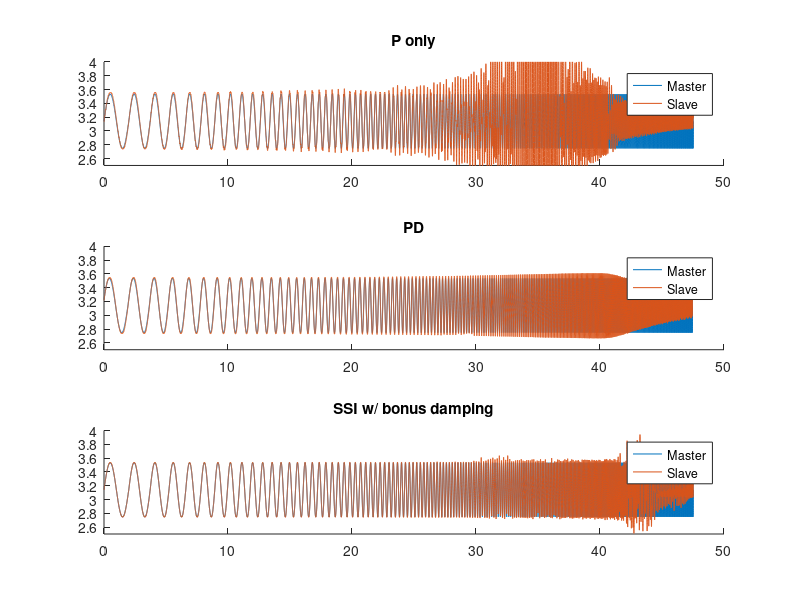
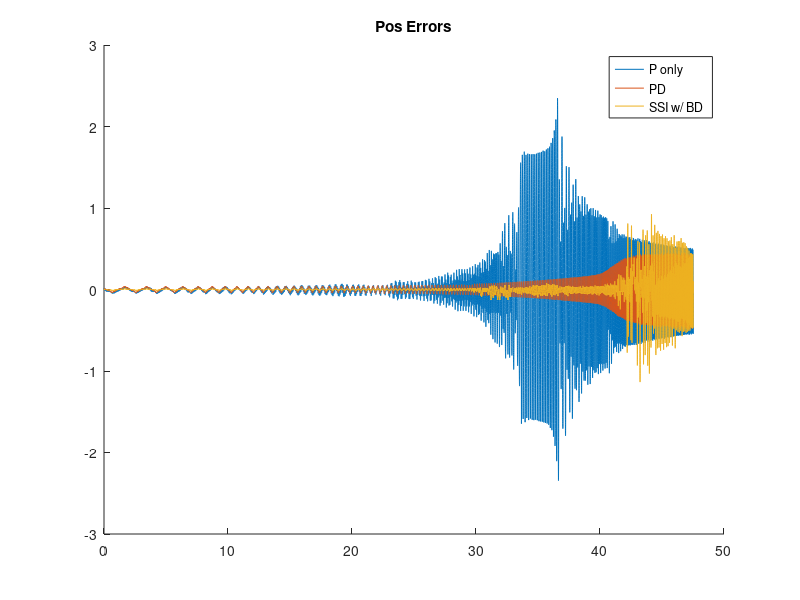
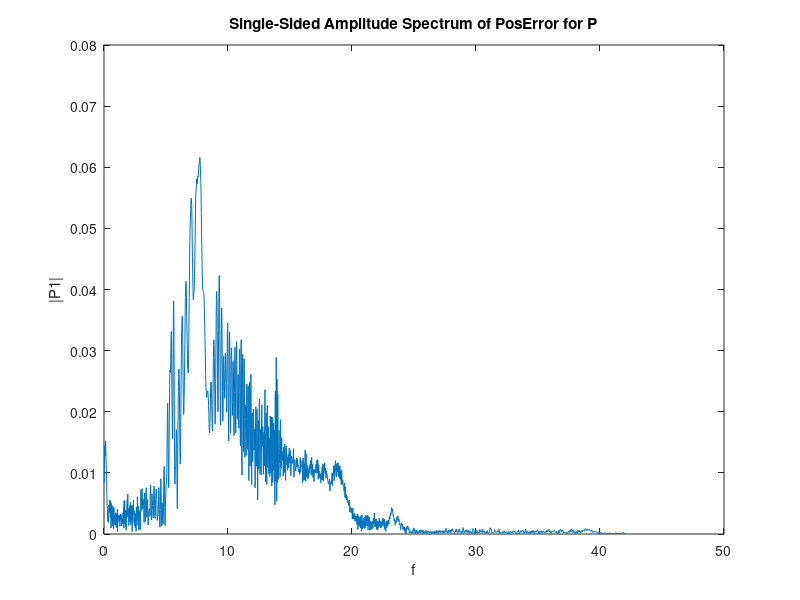
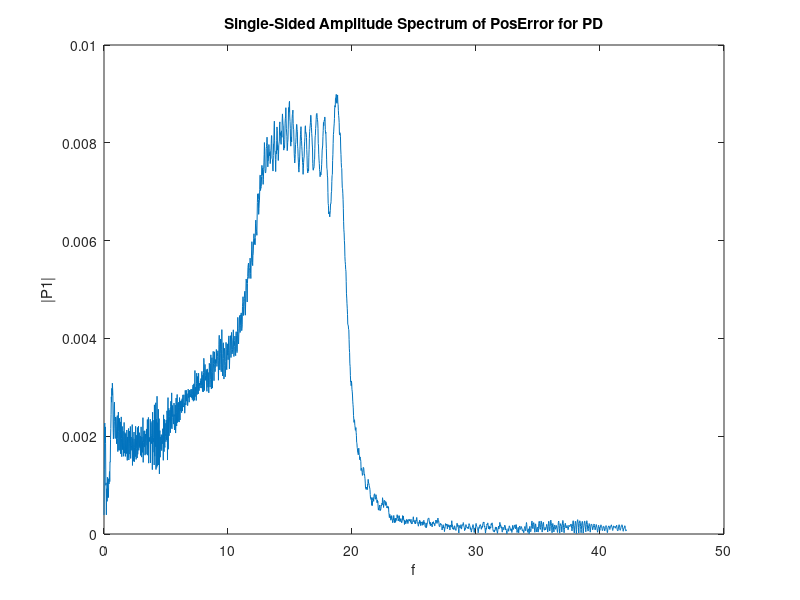

MATLAB code to generate these figures, in order:
% chirp testing data processing

%% load data

P_data = load("chirptest_P_Kp5.txt");
PD_data = load("chirptest_PD_Kp5_Kd01.txt");
SSI2_data = load("chirptest_SSI_2way_Ke20.txt");
SSI_data = load("chirptest_SSI_Ke20.txt");
SSIbd_data = load("chirptest_SSI_Ke20_Kbd01.txt");

% format data

time = 0:0.001:48;

% format: [omega, pos1, posdiff, veldiff, (delO)]
P_data = [P_data(:,4), P_data(:,1:3)]/1000;
PD_data = [PD_data(:,4), PD_data(:,1:3)]/1000;
SSI_data = SSI_data/1000;
SSI2_data = SSI2_data/1000;
SSIbd_data = SSIbd_data/1000;

%% get statistics
% statistics [MSE, max err, min err] x [P, PD, SSI, SSIbd, SSI2]
stats = [norm(P_data(:,3)), norm(PD_data(:,3)), norm(SSI_data(:,3)), norm(SSIbd_data(:,3)), norm(SSI2_data(:,3));
         max(P_data(:,3)), max(PD_data(:,3)), max(SSI_data(:,3)), max(SSIbd_data(:,3)), max(SSI2_data(:,3));
         min(P_data(:,3)), min(PD_data(:,3)), min(SSI_data(:,3)), min(SSIbd_data(:,3)), min(SSI2_data(:,3))];

%% plot positions

figure;

to_plot = SSIbd_data;
subplot(3,1,3); hold on;
plot(time(1:size(to_plot,1)),to_plot(:,2));
plot(time(1:size(to_plot,1)),to_plot(:,2)-to_plot(:,3));
hold off; ylim([2.5, 4]);
title("SSI w/ bonus damping"); legend('Master','Slave');

to_plot = PD_data;
subplot(3,1,2); hold on;
plot(time(1:size(to_plot,1)),to_plot(:,2));
plot(time(1:size(to_plot,1)),to_plot(:,2)-to_plot(:,3));
hold off; ylim([2.5, 4]);
title("PD"); legend('Master','Slave');

to_plot = P_data;
subplot(3,1,1); hold on;
plot(time(1:size(to_plot,1)),to_plot(:,2));
plot(time(1:size(to_plot,1)),to_plot(:,2)-to_plot(:,3));
hold off; ylim([2.5, 4]);
title("P only"); legend('Master','Slave');

figure; hold on;
plot(time(1:size(P_data,1)),P_data(:,3));
plot(time(1:size(PD_data,1)),PD_data(:,3));
plot(time(1:size(SSIbd_data,1)),SSIbd_data(:,3));
hold off; title("Pos Errors"); legend('P only','PD','SSI w/ BD');

%% plot freq response of P, PD, and SSI

Fs = 1000; % sampling frequency
T = 1/Fs; % sampling period

to_fft = P_data;
L = size(to_fft,1);
t = (0:L-1)*T; % time vector
F = fft(to_fft(:,3)); % fft of position error
P2 = abs(F/L);
P1 = P2(1:L/2+1);
P1(2:end-1) = 2*P1(2:end-1); % frequency response for plotting
f = Fs*(0:(L/2))/L;

figure;
plot(f(1:2000),P1(1:2000));
title("Single-Sided Amplitude Spectrum of PosError for P");
xlabel('f'); ylabel('|P1|');

to_fft = PD_data;
L = size(to_fft,1);
t = (0:L-1)*T; % time vector
F = fft(to_fft(:,3)); % fft of position error
P2 = abs(F/L);
P1 = P2(1:L/2+1);
P1(2:end-1) = 2*P1(2:end-1); % frequency response for plotting
f = Fs*(0:(L/2))/L;

figure;
plot(f(1:2000),P1(1:2000));
title("Single-Sided Amplitude Spectrum of PosError for PD");
xlabel('f'); ylabel('|P1|');

to_fft = SSI_data;
L = size(to_fft,1);
t = (0:L-1)*T; % time vector
F = fft(to_fft(:,3)); % fft of position error
P2 = abs(F/L);
P1 = P2(1:L/2+1);
P1(2:end-1) = 2*P1(2:end-1); % frequency response for plotting
f = Fs*(0:(L/2))/L;

figure;
plot(f(1:2000),P1(1:2000));
title("Single-Sided Amplitude Spectrum of PosError for SSI");
xlabel('f'); ylabel('|P1|');

% bode plots from estimate of transfer function between master position and slave position
figure;
tfestimate(P_data(:,2),(P_data(:,2)-P_data(:,3)),[],[],[],1000);
xlim([0 25]);
figure;
tfestimate(PD_data(:,2),(PD_data(:,2)-PD_data(:,3)),[],[],[],1000);
xlim([0 25]);
figure;
tfestimate(SSIbd_data(:,2),(SSIbd_data(:,2)-SSIbd_data(:,3)),[],[],[],1000);
xlim([0 25]);

